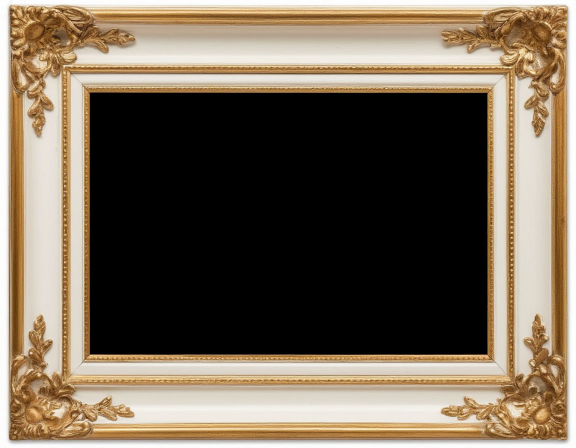
#> input picture ZaytsevDY/lab1/frame.jpg, 1152 x 896 px (shown at 1/2 size)
$ python filters.py
#> lines starting #> are read from the running program, lines starting #| are printed output that depends on the picture
import os
import cv2
import numpy as np

# Изменение размера изображения
def resize_image(image, new_width, new_height):
    h, w = image.shape[0], image.shape[1]

    if len(image.shape) == 3:
        resized = np.zeros((new_height, new_width, 3), dtype=image.dtype)
    else:
        resized = np.zeros((new_height, new_width), dtype=image.dtype)

    x_ratio = w / new_width
    y_ratio = h / new_height

    for y in range(new_height):
        for x in range(new_width):
            src_x = int(x * x_ratio)
            src_y = int(y * y_ratio)

            resized[y, x] = image[src_y, src_x]

    return resized

# Фильтр - сепия (матричная версия)
# [158 lines left out: functions sepia_filter, vignette_filter, pixelate_region, add_border, add_fancy_border, add_lens_flare and 1 more, not called in this run]

def show_menu():
    print("\n" + "=" * 50)
    print("          ФИЛЬТРЫ ДЛЯ ИЗОБРАЖЕНИЙ")
    print("=" * 50)
    print("1. Изменение разрешения")
    print("2. Эффект сепии")
    print("3. Эффект виньетки")
    print("4. Пикселизация области")
    print("5. Прямоугольная рамка")
    print("6. Фигурная рамка ")
    print("7. Эффект бликов")
    print("8. Текстура акварельной бумаги")
    print("0. Выход")
    print("=" * 50)

def get_user_choice():
    while True:
        try:
            choice = int(input("\nВыберите фильтр (0-8): "))
            if 0 <= choice <= 8:
                return choice
            else:
                print("Пожалуйста, введите число от 0 до 8")
        except ValueError:
            print("Пожалуйста, введите корректное число")

def load_image():
    while True:
        filename = input("Введите путь к изображению: ")
        if os.path.exists(filename):
            image = cv2.imread(filename)
            if image is not None:
                print(f"Изображение загружено: {image.shape[1]}x{image.shape[0]} пикселей")
                return image
            else:
                print("Ошибка загрузки изображения. Попробуйте другой файл.")
        else:
            print("Файл не найден. Попробуйте еще раз.")

def apply_filter(choice, image):
    if choice == 1:
        print("\n--- Изменение разрешения ---")
        new_width = int(input("Новая ширина: "))
        new_height = int(input("Новая высота: "))
        return resize_image(image, new_width, new_height)

    elif choice == 2:
        print("\n--- Эффект сепии ---")
        k = input("Интенсивность эффекта [20]: ")
        k = int(k) if k else 20
        return sepia_filter(image, k)

    elif choice == 3:
        print("\n--- Эффект виньетки ---")
        strength = float(input("Сила эффекта [0.8]: ") or 0.8)
        return vignette_filter(image, strength)

    elif choice == 4:
        print("\n--- Пикселизация области ---")
        x = int(input("Координата X: "))
        y = int(input("Координата Y: "))
        w = int(input("Ширина области: "))
        h = int(input("Высота области: "))
        pixel_size = int(input("Размер пикселя: "))
        return pixelate_region(image, x, y, w, h, pixel_size)

    elif choice == 5:
        print("\n--- Прямоугольная рамка ---")
        width = int(input("Ширина рамки: "))
        print("Цвет рамки (B G R):")
        try:
            b = int(input("Синий (0-255): "))
            g = int(input("Зеленый (0-255): "))
            r = int(input("Красный (0-255): "))
        except ValueError:
            print("Неверный ввод цвета — используется чёрный.")
            b, g, r = 0, 0, 0
        return add_border(image, width, (b, g, r))

    elif choice == 6:
        print("\n--- Фигурная рамка  ---")
        return add_fancy_border(image, frame_path="frame.jpg", black_threshold=30)

    elif choice == 7:
        print("\n--- Эффект бликов ---")
        return add_lens_flare(image)

    elif choice == 8:
        print("\n--- Текстура акварельной бумаги ---")
        return add_watercolor_texture(image)

    return image


def main():
    print("Загрузите изображение для начала работы.")

    image = load_image()
#> the answer given: frame.jpg
#> in load_image, image is the input picture: shape (896, 1152, 3); mean B, G, R 87.5, 104.8, 118.5
#| Изображение загружено: 1152x896 пикселей

    if image is None:
        print("Не удалось загрузить изображение. Выход.")
        return

    while True:
        show_menu()
        choice = get_user_choice()
#> the loop in get_user_choice, `while True:` made 1 pass; the answer given on pass 1: 1

        if choice == 0:
            print("Выход из программы. До свидания!")
            break

        try:
            result = apply_filter(choice, image)
#> the answer given: 100
#> the answer given: 100
#> after the loop in resize_image, `for y in range(new_height):`:
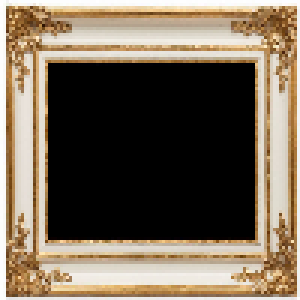
#> resized: shape (100, 100, 3) (shown 3 times larger); mean B, G, R 87.2, 104.5, 118.2

            cv2.imshow('Исходное изображение', image)
            cv2.imshow('Результат', result)

            print("\nРезультат показан в окне. Нажмите любую клавишу в окне изображения чтобы продолжить...")
            cv2.waitKey(0)
            cv2.destroyAllWindows()

        except Exception as e:
            print(f"Произошла ошибка: {str(e)}")
            print("Попробуйте еще раз с другими параметрами.")

if __name__ == "__main__":
    main()
#> the answer given: 1
#> the answer given: 100
#> (the run stopped early here; a loop or call above may not have finished)

$ run again, with ZaytsevDY/lab1/cat.jpg copied over ZaytsevDY/lab1/frame.jpg
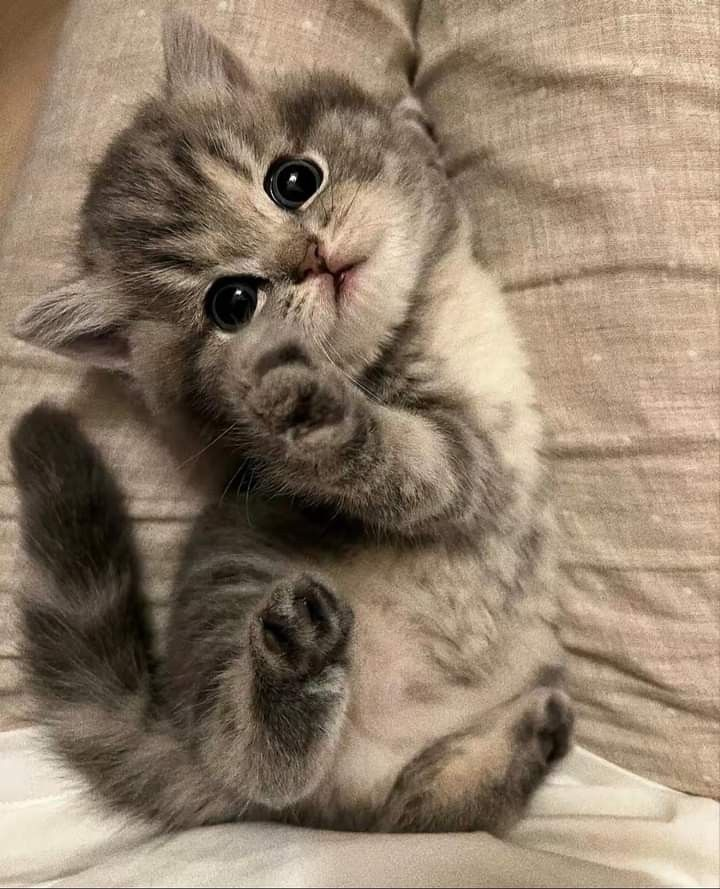
#> input picture ZaytsevDY/lab1/cat.jpg, 720 x 889 px
#> in load_image, image is the input picture: shape (889, 720, 3); mean B, G, R 106.4, 125.9, 144
#| Изображение загружено: 720x889 пикселей
#> the loop in get_user_choice, `while True:` made 1 pass; the answer given on pass 1: 1
#> after the loop in resize_image, `for y in range(new_height):`:
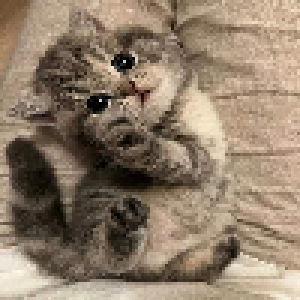
#> resized: shape (100, 100, 3) (shown 3 times larger); mean B, G, R 106.3, 125.9, 144

$ run again, with ZaytsevDY/lab1/test2.jpg copied over ZaytsevDY/lab1/frame.jpg
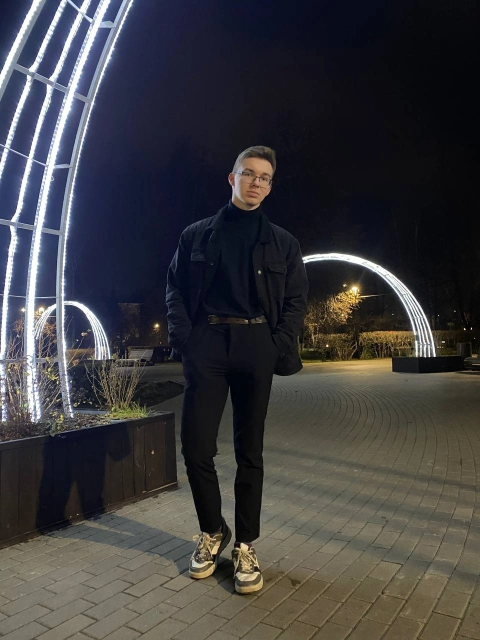
#> input picture ZaytsevDY/lab1/test2.jpg, 960 x 1280 px (shown at 1/2 size)
#> in load_image, image is the input picture: shape (1280, 960, 3); mean B, G, R 62.9, 60.4, 61.3
#| Изображение загружено: 960x1280 пикселей
#> the loop in get_user_choice, `while True:` made 1 pass; the answer given on pass 1: 1
#> after the loop in resize_image, `for y in range(new_height):`:
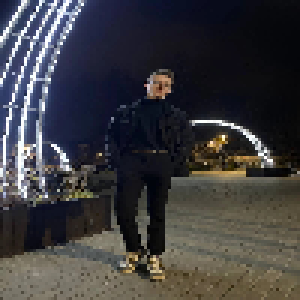
#> resized: shape (100, 100, 3) (shown 3 times larger); mean B, G, R 62.9, 60.1, 61
